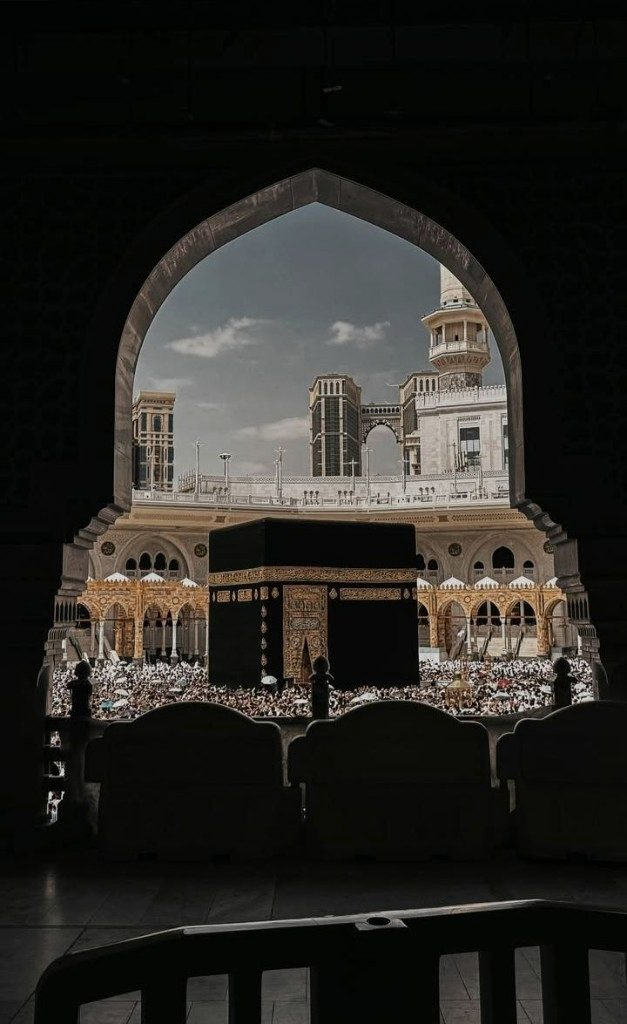
#> input picture assets/backgrounds/kaaba-arch.jpg, 627 x 1024 px
$ python generate-og-image.py
#> lines starting #> are read from the running program, lines starting #| are printed output that depends on the picture
#> in build_background, bg is the input picture: PIL image 627x1024 RGB; mean R, G, B 40.9, 39.3, 35.4
#!/usr/bin/env python3
"""Generate 1200x630 Open Graph image matching the envelope cover aesthetic."""

from pathlib import Path

from PIL import Image, ImageDraw, ImageFilter, ImageFont

ROOT = Path(__file__).resolve().parent.parent
ASSETS = ROOT / "assets"
OUT_JPG = ASSETS / "og-invite.jpg"
OUT_WEBP = ASSETS / "og-invite.webp"
BG_PATH = ASSETS / "backgrounds" / "kaaba-arch.jpg"
FONTS_DIR = ROOT / "scripts" / "fonts"

WIDTH, HEIGHT = 1200, 630

# Site palette
CREAM = (245, 240, 232)
ENVELOPE_BODY_TOP = (240, 235, 227)
ENVELOPE_BODY_BOTTOM = (224, 217, 206)
FLAP_TOP = (216, 208, 196)
FLAP_BOTTOM = (200, 192, 180)
GOLD = (201, 169, 98)
SAGE = (139, 154, 126)
TEXT_DARK = (44, 51, 40)
TEXT_MUTED = (107, 107, 107)


def download_fonts():
    FONTS_DIR.mkdir(parents=True, exist_ok=True)
    serif = FONTS_DIR / "CormorantGaramond-Regular.ttf"
    sans = FONTS_DIR / "Jost-Regular.ttf"
    sans_medium = FONTS_DIR / "Jost-Medium.ttf"
    if not serif.exists() or not sans.exists():
        import urllib.request

        urls = {
            serif: "https://fonts.gstatic.com/s/cormorantgaramond/v21/co3umX5slCNuHLi8bLeY9MK7whWMhyjypVO7abI26QOD_v86GnM.ttf",
            sans: "https://fonts.gstatic.com/s/jost/v20/92zPtBhPNqw79Ij1E865zBUv7myjJQVG.ttf",
            sans_medium: "https://fonts.gstatic.com/s/jost/v20/92zPtBhPNqw79Ij1E865zBUv7myRJQVG.ttf",
        }
        for path, url in urls.items():
            if not path.exists():
                print(f"Downloading {path.name}...")
                urllib.request.urlretrieve(url, path)
    return serif, sans, sans_medium


def crop_cover(img: Image.Image, target_w: int, target_h: int) -> Image.Image:
#> called with target_w = 1200, target_h = 630
    src_w, src_h = img.size
#> src_w = 627; src_h = 1024
    target_ratio = target_w / target_h
    src_ratio = src_w / src_h
#> src_ratio = 0.612
    if src_ratio > target_ratio:
        new_w = int(src_h * target_ratio)
        left = (src_w - new_w) // 2
        box = (left, 0, left + new_w, src_h)
    else:
        new_h = int(src_w / target_ratio)
#> new_h = 329
        top = (src_h - new_h) // 2
#> top = 347
        box = (0, top, src_w, top + new_h)
#> box = (0, 347, 627, 676)
    return img.crop(box).resize((target_w, target_h), Image.Resampling.LANCZOS)


def draw_vertical_gradient(draw, box, top_color, bottom_color):
    x0, y0, x1, y1 = box
    height = y1 - y0
    for y in range(height):
        t = y / max(height - 1, 1)
        r = int(top_color[0] + (bottom_color[0] - top_color[0]) * t)
        g = int(top_color[1] + (bottom_color[1] - top_color[1]) * t)
        b = int(top_color[2] + (bottom_color[2] - top_color[2]) * t)
        draw.line([(x0, y0 + y), (x1, y0 + y)], fill=(r, g, b))


def draw_envelope(base: Image.Image, cx: int, cy: int, env_w: int, env_h: int):
  """Draw cream envelope with card text centered on base image."""
  x0 = cx - env_w // 2
  y0 = cy - env_h // 2
  x1 = x0 + env_w
  y1 = y0 + env_h

  shadow = Image.new("RGBA", base.size, (0, 0, 0, 0))
  shadow_draw = ImageDraw.Draw(shadow)
  shadow_draw.rounded_rectangle(
      (x0 + 8, y0 + 14, x1 + 8, y1 + 14),
      radius=6,
      fill=(44, 51, 40, 55),
  )
  shadow = shadow.filter(ImageFilter.GaussianBlur(12))
  base.alpha_composite(shadow)

  layer = Image.new("RGBA", base.size, (0, 0, 0, 0))
  draw = ImageDraw.Draw(layer)

  # Bottom flap (behind body)
  bottom_flap_h = int(env_h * 0.28)
  draw.polygon(
      [
          (x0, y1),
          (cx, y1 - bottom_flap_h),
          (x1, y1),
      ],
      fill=(*FLAP_BOTTOM, 255),
  )

  # Envelope body
  body_layer = Image.new("RGBA", (env_w, env_h), (0, 0, 0, 0))
  body_draw = ImageDraw.Draw(body_layer)
  draw_vertical_gradient(body_draw, (0, 0, env_w, env_h), ENVELOPE_BODY_TOP, ENVELOPE_BODY_BOTTOM)
  body_layer = body_layer.filter(ImageFilter.GaussianBlur(0.3))
  layer.paste(body_layer, (x0, y0), body_layer)
  draw.rounded_rectangle((x0, y0, x1, y1), radius=4, outline=(196, 168, 130, 40), width=1)

  # Top flap
  top_flap_h = int(env_h * 0.5)
  draw.polygon(
      [
          (x0, y0),
          (cx, y0 + top_flap_h),
          (x1, y0),
      ],
      fill=(*FLAP_TOP, 255),
  )
  draw.line([(x0, y0), (cx, y0 + top_flap_h)], fill=(180, 172, 160, 120), width=1)
  draw.line([(x1, y0), (cx, y0 + top_flap_h)], fill=(180, 172, 160, 120), width=1)

  # Gold accent line on flap fold
  draw.line([(x0 + 12, y0 + 4), (x1 - 12, y0 + 4)], fill=(*GOLD, 80), width=1)

  base.alpha_composite(layer)

  # Card text area
  serif, sans, sans_medium = download_fonts()
  text_draw = ImageDraw.Draw(base)

  label_font = ImageFont.truetype(str(sans), 18)
  names_font = ImageFont.truetype(str(serif), 62)
  amp_font = ImageFont.truetype(str(serif), 58)
  date_font = ImageFont.truetype(str(sans_medium if sans_medium.exists() else sans), 22)

  card_cy = cy + 8
  label_y = card_cy - 52
  names_y = card_cy + 2
  date_y = card_cy + 72

  label = "WEDDING INVITATION"
  label_bbox = text_draw.textbbox((0, 0), label, font=label_font)
  label_w = label_bbox[2] - label_bbox[0]
  text_draw.text((cx - label_w // 2, label_y), label, fill=TEXT_MUTED, font=label_font)

  name_left = "Erzal"
  amp = "&"
  name_right = "Dhea"

  left_bbox = text_draw.textbbox((0, 0), name_left, font=names_font)
  amp_bbox = text_draw.textbbox((0, 0), amp, font=amp_font)
  right_bbox = text_draw.textbbox((0, 0), name_right, font=names_font)
  gap = 14
  total_w = (left_bbox[2] - left_bbox[0]) + gap + (amp_bbox[2] - amp_bbox[0]) + gap + (right_bbox[2] - right_bbox[0])
  start_x = cx - total_w // 2

  text_draw.text((start_x, names_y), name_left, fill=TEXT_DARK, font=names_font)
  amp_x = start_x + (left_bbox[2] - left_bbox[0]) + gap
  text_draw.text((amp_x, names_y + 4), amp, fill=GOLD, font=amp_font)
  right_x = amp_x + (amp_bbox[2] - amp_bbox[0]) + gap
  text_draw.text((right_x, names_y), name_right, fill=TEXT_DARK, font=names_font)

  date_text = "13 & 22 Juli 2026"
  date_bbox = text_draw.textbbox((0, 0), date_text, font=date_font)
  date_w = date_bbox[2] - date_bbox[0]
  text_draw.text((cx - date_w // 2, date_y), date_text, fill=SAGE, font=date_font)

  # Subtle gold corner accents on envelope
  accent_len = 28
  accent_draw = ImageDraw.Draw(base)
  for corner in ((x0 + 6, y0 + 6), (x1 - 6, y0 + 6)):
    accent_draw.ellipse(
        (corner[0] - 3, corner[1] - 3, corner[0] + 3, corner[1] + 3),
        fill=(*GOLD, 140),
    )


def build_background() -> Image.Image:
  """Blurred masjid photo + sage/cream gradient — sacred mood without people."""
  bg = Image.open(BG_PATH).convert("RGB")
  bg = crop_cover(bg, WIDTH, HEIGHT)
  # Heavy blur: pilgrims and Kaaba become abstract color fields
  bg = bg.filter(ImageFilter.GaussianBlur(radius=50))
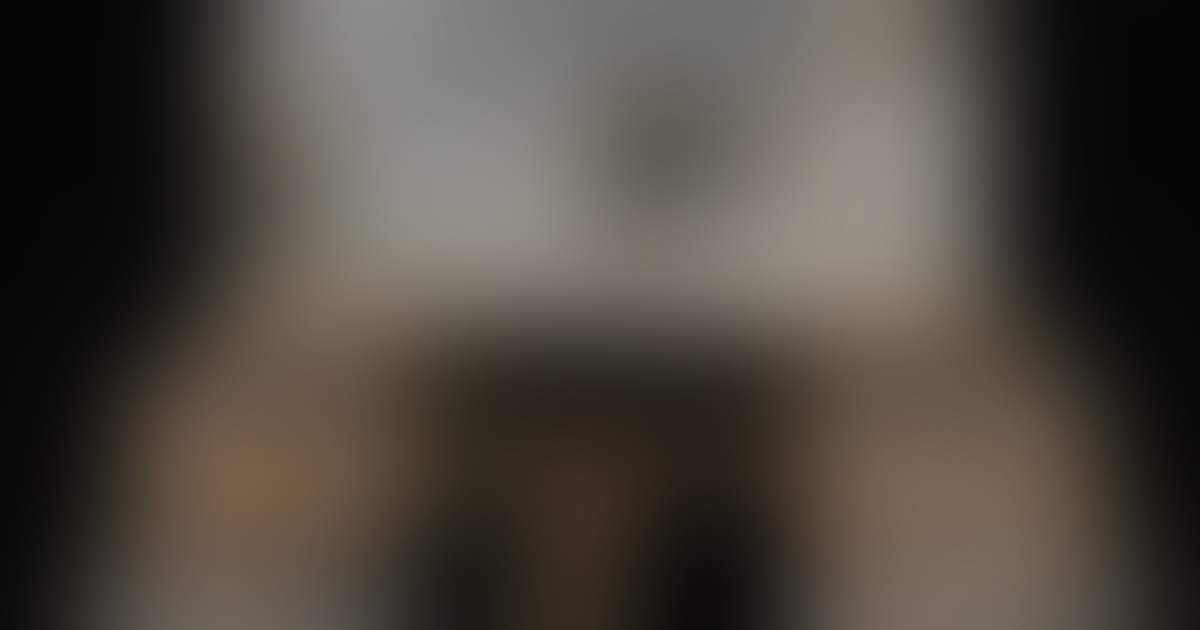
#> bg: PIL image 1200x630 RGB; mean R, G, B 76.7, 70.3, 62.9

  base = bg.convert("RGBA")

  # Sage-to-cream vertical gradient overlay (~75% opacity)
  gradient = Image.new("RGBA", (WIDTH, HEIGHT))
#> gradient: PIL image 1200x630 RGBA; every value is 0
  gradient_draw = ImageDraw.Draw(gradient)
  top_color = (52, 62, 48)      # dark sage
  bottom_color = (72, 78, 62)   # warm sage
  for y in range(HEIGHT):
    t = y / max(HEIGHT - 1, 1)
    r = int(top_color[0] + (bottom_color[0] - top_color[0]) * t)
    g = int(top_color[1] + (bottom_color[1] - top_color[1]) * t)
    b = int(top_color[2] + (bottom_color[2] - top_color[2]) * t)
    alpha = int(175 + (185 - 175) * t)  # 68–72% overlay
    gradient_draw.line([(0, y), (WIDTH, y)], fill=(r, g, b, alpha))
  base = Image.alpha_composite(base, gradient)

  # Subtle edge vignette (dark sage, gold-tinted center preserved)
  vig_mask = Image.new("L", (WIDTH, HEIGHT), 0)
#> vig_mask: PIL image 1200x630 L; every value is 0
  vig_draw = ImageDraw.Draw(vig_mask)
  cx, cy = WIDTH // 2, HEIGHT // 2
  max_r = int(((WIDTH / 2) ** 2 + (HEIGHT / 2) ** 2) ** 0.5)
  for r in range(max_r, 0, -8):
    alpha = int(200 * max(0, (r / max_r - 0.45) / 0.55) ** 1.5)
    vig_draw.ellipse((cx - r, cy - r, cx + r, cy + r), fill=alpha)
  vig_mask = vig_mask.filter(ImageFilter.GaussianBlur(18))
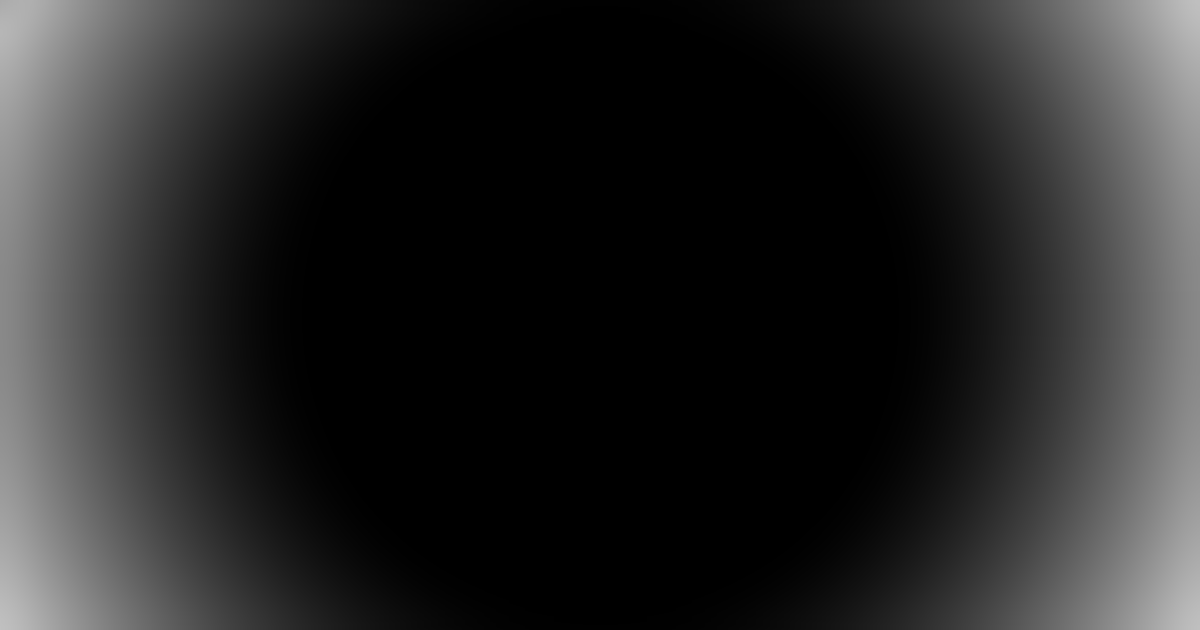
#> vig_mask: PIL image 1200x630 L; min 0, max 192, mean 38.6
  vig_layer = Image.new("RGBA", (WIDTH, HEIGHT), (26, 36, 24, 0))
  vig_layer.putalpha(vig_mask)
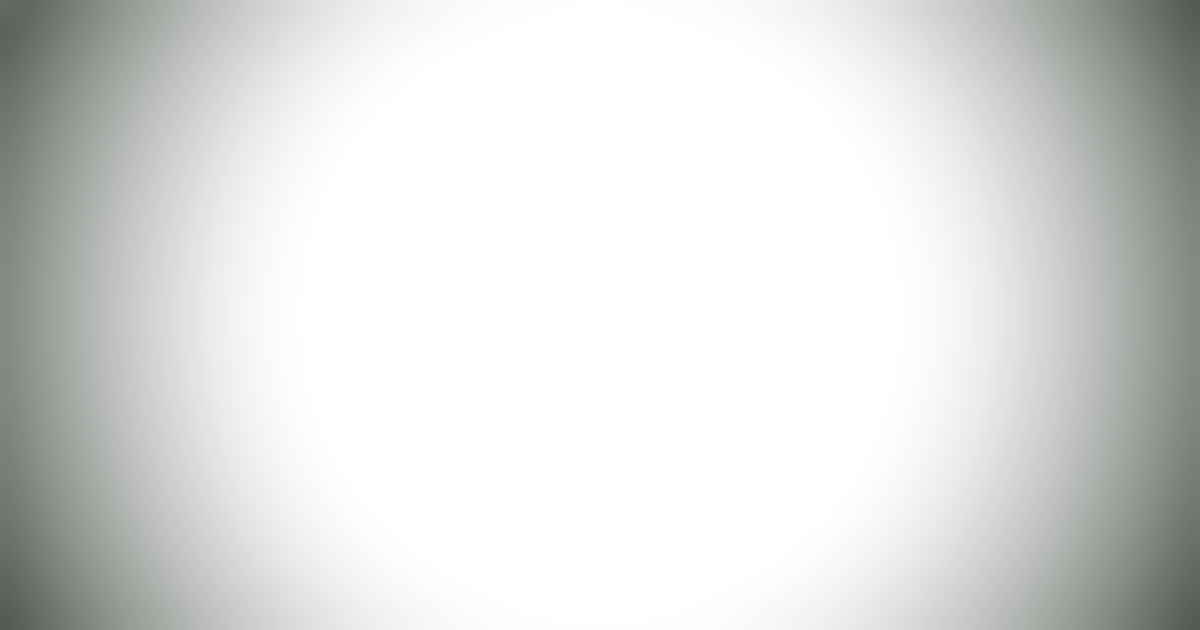
#> vig_layer: PIL image 1200x630 RGBA; mean R, G, B, A 26, 36, 24, 38.6; transparent parts drawn white
  base = Image.alpha_composite(base, vig_layer)

  # Sage/gold radial glows (matches site cover__bg)
  glow = Image.new("RGBA", (WIDTH, HEIGHT), (0, 0, 0, 0))
  glow_draw = ImageDraw.Draw(glow)
  glow_draw.ellipse((-80, 80, 520, 520), fill=(139, 154, 126, 32))
  glow_draw.ellipse((700, -40, 1280, 340), fill=(196, 168, 130, 40))
  glow = glow.filter(ImageFilter.GaussianBlur(40))
  base = Image.alpha_composite(base, glow)

  # Cream wash for envelope readability
  wash = Image.new("RGBA", (WIDTH, HEIGHT), (247, 245, 240, 55))
  base = Image.alpha_composite(base, wash)
  return base


def main():
  print("Building OG image...")
  img = build_background()
  draw_envelope(img, WIDTH // 2, HEIGHT // 2 - 10, 520, 340)
#> in draw_envelope, `body_layer = Image.new("RGBA", (env_w, env_h), (0, 0, 0, 0))`: body_layer: PIL image 520x340 RGBA; every value is 0
#> in draw_envelope, `body_layer = body_layer.filter(ImageFilter.GaussianBlur(0.3))`:
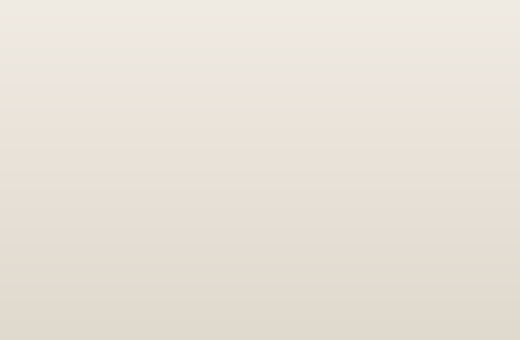
#> body_layer: PIL image 520x340 RGBA; mean R, G, B, A 231.5, 225.5, 216, 255
#> in draw_envelope, `base.alpha_composite(layer)`:
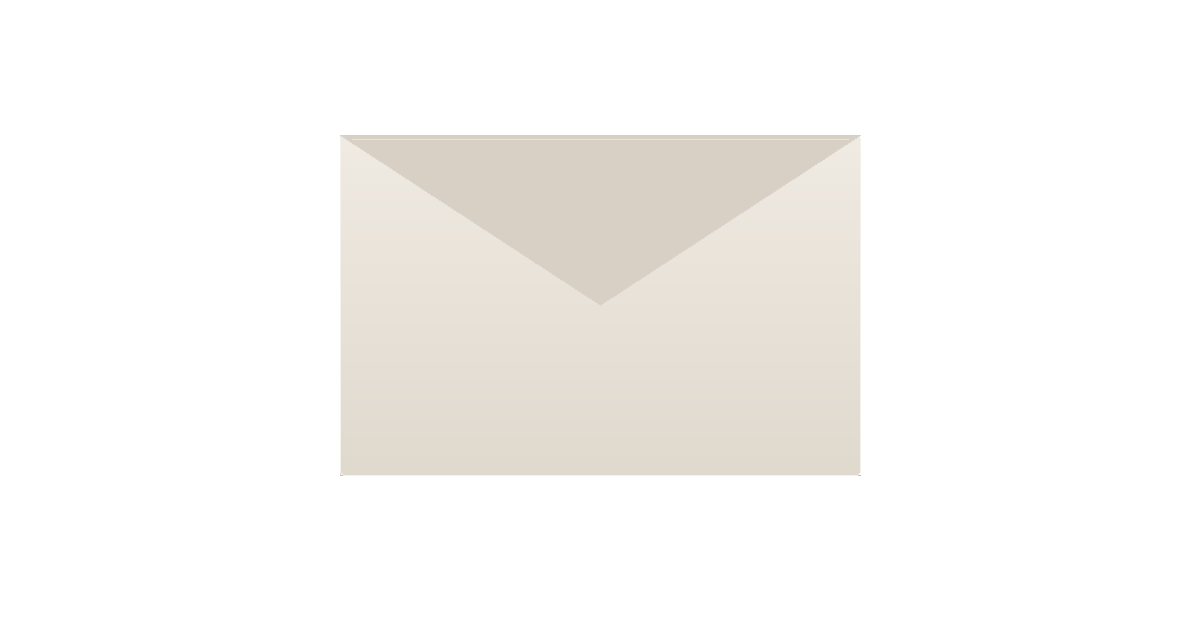
#> layer: PIL image 1200x630 RGBA; mean R, G, B, A 53.1, 51.5, 48.9, 59.4; transparent parts drawn white
#> in draw_envelope, `base.alpha_composite(layer)`:
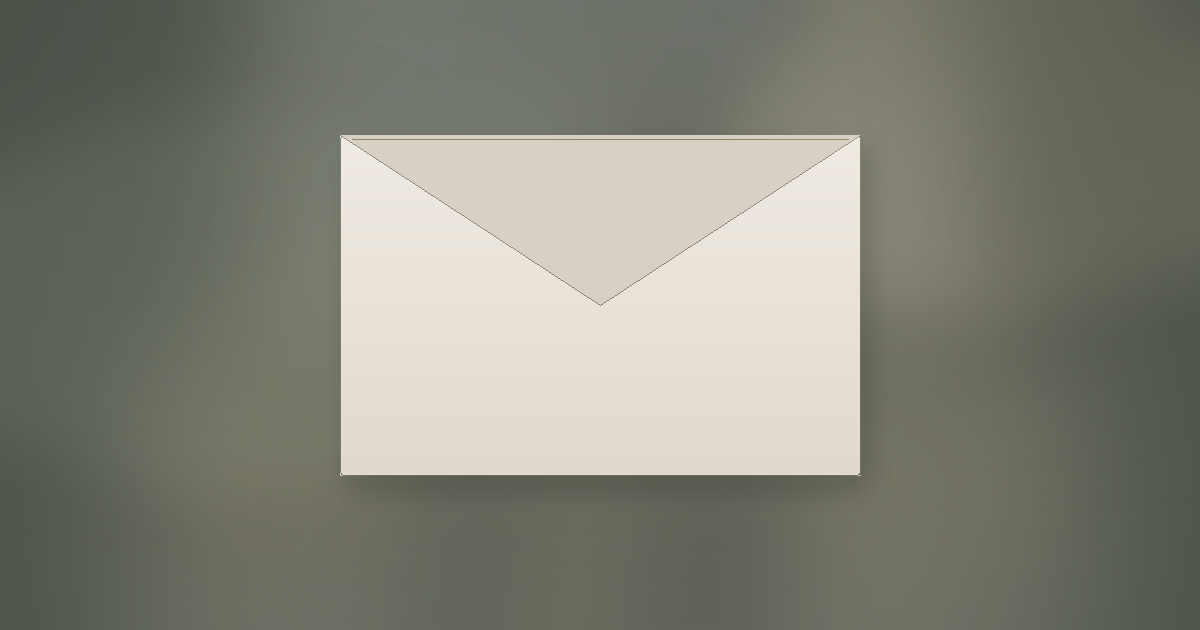
#> base: PIL image 1200x630 RGBA; mean R, G, B, A 132.1, 132.6, 121.1, 255
#> (the call stopped at in download_fonts, `urllib.request.urlretrieve(url, path)`: the network is not available in this run)

  rgb = img.convert("RGB")
  rgb.save(OUT_JPG, "JPEG", quality=88, optimize=True, progressive=True)
  rgb.save(OUT_WEBP, "WEBP", quality=85, method=6)

  jpg_size = OUT_JPG.stat().st_size
  w, h = rgb.size
#> w = 1200; h = 630
  print(f"Saved {OUT_JPG} ({w}x{h}, {jpg_size / 1024:.1f} KB)")
#| Saved assets/og-invite.jpg (1200x630, 29.0 KB)
  print(f"Saved {OUT_WEBP}")


if __name__ == "__main__":
  main()
